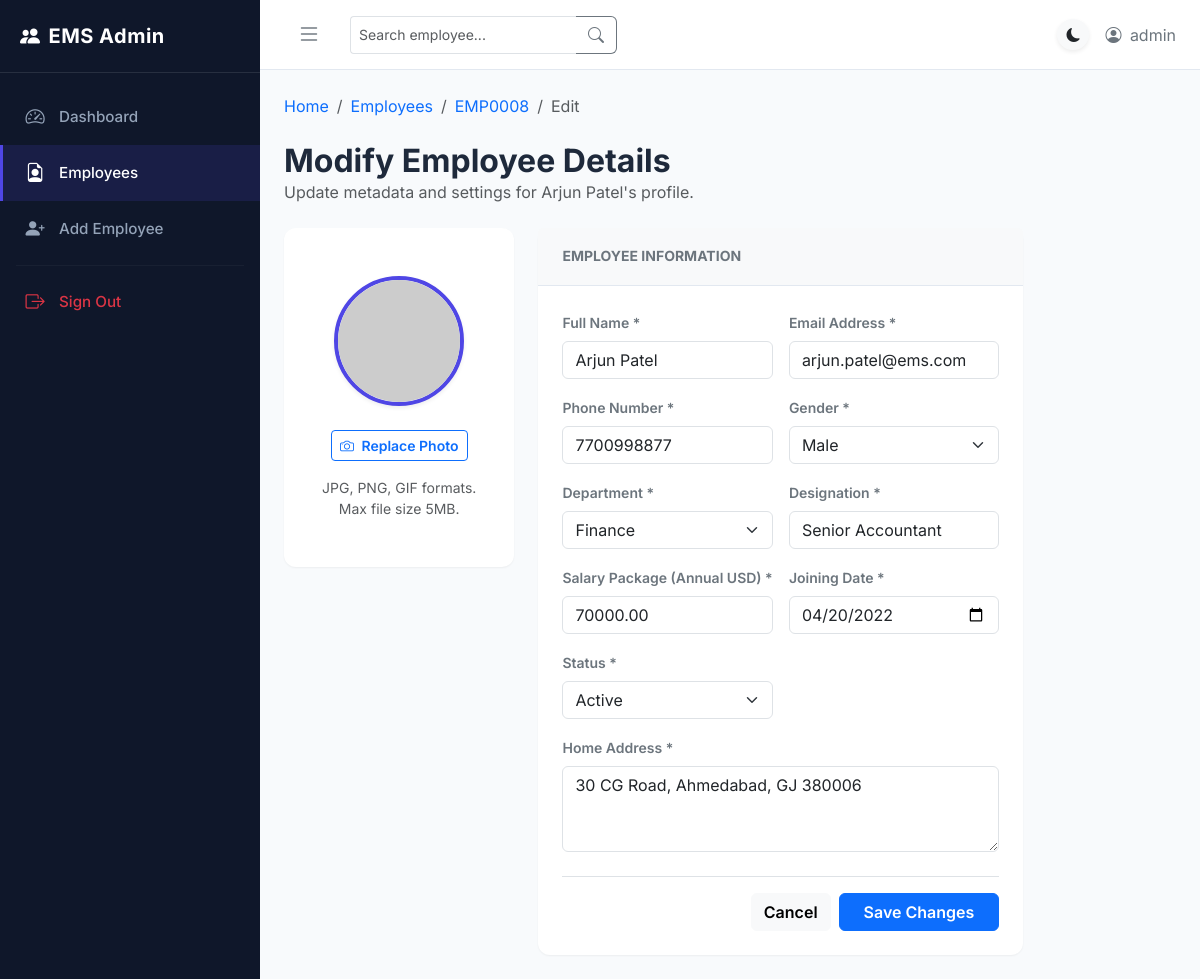
The app's page /employees/edit/EMP0008/ (signed in) with its own data.
### employee/models.py (models this page shows, shortened)
class Employee(models.Model):
    DEPARTMENT_CHOICES = [
        ('HR', 'Human Resources'),
        ('IT', 'Information Technology'),
        ('Finance', 'Finance'),
        ('Marketing', 'Marketing'),
        ('Sales', 'Sales'),
        ('Operations', 'Operations'),
    ]
    GENDER_CHOICES = [
        ('Male', 'Male'),
        ('Female', 'Female'),
        ('Other', 'Other'),
    ]
    STATUS_CHOICES = [
        ('Active', 'Active'),
        ('Inactive', 'Inactive'),
    ]
    id = models.CharField(max_length=20, primary_key=True, editable=False)
    name = models.CharField(max_length=100)
    email = models.EmailField(unique=True)
    phone = models.CharField(max_length=15)
    department = models.CharField(max_length=50, choices=DEPARTMENT_CHOICES)
    designation = models.CharField(max_length=100)
    salary = models.DecimalField(max_digits=10, decimal_places=2)
    gender = models.CharField(max_length=10, choices=GENDER_CHOICES)
    address = models.TextField()
    joining_date = models.DateField(default=timezone.now)
    status = models.CharField(max_length=10, choices=STATUS_CHOICES, default='Active')
    photo = models.ImageField(upload_to='employee_photos/', blank=True, null=True)
    created_at = models.DateTimeField(auto_now_add=True)
    updated_at = models.DateTimeField(auto_now=True)
    class Meta:
        ordering = ['-created_at']

### employee/views.py (the view, shortened to what this page needs)
# urls.py: path('employees/edit/<str:pk>/', EmployeeUpdateView.as_view(), name='employee_edit'),
class EmployeeUpdateView(LoginRequiredMixin, UpdateView):
    model = Employee
    form_class = EmployeeForm
    template_name = 'employee/edit_employee.html'

### employee/forms.py (shortened to what this page needs)
class EmployeeForm(forms.ModelForm):
    class Meta:
        model = Employee
        fields = [
            'name', 'email', 'phone', 'department', 'designation',
            'salary', 'gender', 'address', 'joining_date', 'status', 'photo'
        ]
        widgets = {
            'joining_date': forms.DateInput(attrs={'type': 'date'}),
            'address': forms.Textarea(attrs={'rows': 3, 'placeholder': 'Enter street address, city, state, and ZIP code'}),
        }
    def __init__(self, *args, **kwargs):
        super().__init__(*args, **kwargs)
        for field_name, field in self.fields.items():
            if field_name in ['department', 'gender', 'status']:
                field.widget.attrs['class'] = 'form-select'
            elif field_name == 'photo':
                field.widget.attrs['class'] = 'form-control'
            else:
                field.widget.attrs['class'] = 'form-control'
            if field_name not in ['joining_date', 'department', 'gender', 'status', 'photo']:
                field.widget.attrs['placeholder'] = f"Enter {field.label.lower()}"

### employee/templates/employee/edit_employee.html (shortened to what this page needs)
{% extends 'employee/base.html' %}
{% block breadcrumb %}
<li class="breadcrumb-item"><a href="{% url 'employee_list' %}" class="text-decoration-none">Employees</a></li>
<li class="breadcrumb-item"><a href="{% url 'employee_detail' object.id %}" class="text-decoration-none">{{ object.id }}</a></li>
<li class="breadcrumb-item active" aria-current="page">Edit</li>
{% endblock %}
{% block content %}
<div class="d-flex justify-content-between align-items-center mb-4">
    <div>
        <h2 class="fw-bold mb-0">Modify Employee Details</h2>
        <p class="text-muted mb-0">Update metadata and settings for {{ object.name }}'s profile.</p>
    </div>
</div>
<div class="row">
    <div class="col-12 col-xl-10">
        <form method="POST" enctype="multipart/form-data" class="needs-validation" novalidate>
            <div class="row g-4">
                <div class="col-12 col-md-4 text-center">
                    <div class="card card-custom py-4">
                        <div class="card-body d-flex flex-column align-items-center justify-content-center">
                            <div class="profile-photo-container mb-3 shadow-sm" style="width: 130px; height: 130px;">
                                {% if object.photo %}
                                    <img id="photo-preview" src="{{ object.photo.url }}" alt="Profile Photo Preview">
                                {% else %}
                                    <img id="photo-preview" src="https://via.placeholder.com/150?text=Upload+Photo" alt="Profile Photo Preview">
                                {% endif %}
                            </div>
                            <label for="id_photo" class="btn btn-outline-primary btn-sm fw-semibold mt-2">
                                <i class="bi bi-camera me-1"></i> Replace Photo
                            </label>
                            <span class="text-muted small mt-3">JPG, PNG, GIF formats.<br>Max file size 5MB.</span>
                        </div>
                    </div>
                </div>
                <div class="col-12 col-md-8">
                    <div class="card card-custom mb-0">
                        <div class="card-header bg-light">
                            <h5 class="fw-bold text-secondary mb-0 small text-uppercase">Employee Information</h5>
                        </div>
                        <div class="card-body">
                            <div class="row g-3">
                                <div class="col-12 col-sm-6">
                                    <label for="id_name" class="form-label small fw-semibold text-secondary">Full Name *</label>
                                    {{ form.name }}
                                </div>
                                <div class="col-12 col-sm-6">
                                    <label for="id_email" class="form-label small fw-semibold text-secondary">Email Address *</label>
                                    {{ form.email }}
                                </div>
                                <div class="col-12 col-sm-6">
                                    <label for="id_phone" class="form-label small fw-semibold text-secondary">Phone Number *</label>
                                    {{ form.phone }}
                                </div>
                                <div class="col-12 col-sm-6">
                                    <label for="id_gender" class="form-label small fw-semibold text-secondary">Gender *</label>
                                    {{ form.gender }}
                                </div>
                                <div class="col-12 col-sm-6">
                                    <label for="id_department" class="form-label small fw-semibold text-secondary">Department *</label>
                                    {{ form.department }}
                                </div>
                                <div class="col-12 col-sm-6">
                                    <label for="id_designation" class="form-label small fw-semibold text-secondary">Designation *</label>
                                    {{ form.designation }}
                                </div>
                                <div class="col-12 col-sm-6">
                                    <label for="id_salary" class="form-label small fw-semibold text-secondary">Salary Package (Annual USD) *</label>
                                    {{ form.salary }}
                                </div>
                                <div class="col-12 col-sm-6">
                                    <label for="id_joining_date" class="form-label small fw-semibold text-secondary">Joining Date *</label>
                                    {{ form.joining_date }}
                                </div>
                                <div class="col-12 col-sm-6">
                                    <label for="id_status" class="form-label small fw-semibold text-secondary">Status *</label>
                                    {{ form.status }}
                                </div>
                                <div class="col-12">
                                    <label for="id_address" class="form-label small fw-semibold text-secondary">Home Address *</label>
                                    {{ form.address }}
                                </div>
                            </div>
                            <div class="d-flex justify-content-end gap-2 mt-4 pt-3 border-top">
                                <a href="{% url 'employee_detail' object.id %}" class="btn btn-light fw-semibold">Cancel</a>
                                <button type="submit" class="btn btn-primary fw-semibold px-4">Save Changes</button>
                            </div>
                        </div>
                    </div>
                </div>
            </div>
        </form>
    </div>
</div>
{% endblock %}

### employee/templates/employee/base.html (shortened to what this page needs)
{% load static %}
<!DOCTYPE html>
<html lang="en">
<head>
    <link href="https://cdn.jsdelivr.net/npm/bootstrap@5.3.0/dist/css/bootstrap.min.css" rel="stylesheet">
    <link rel="stylesheet" href="https://cdn.jsdelivr.net/npm/bootstrap-icons@1.10.5/font/bootstrap-icons.css">
    <link rel="stylesheet" href="{% static 'css/styles.css' %}">
</head>
<body>
    <div id="wrapper">
        <aside id="sidebar">
            <div class="sidebar-header">
                <h5><i class="bi bi-people-fill me-2"></i>EMS Admin</h5>
            </div>
            <nav class="nav flex-column mt-3">
                <a class="nav-link {% if request.resolver_match.url_name == 'dashboard' %}active{% endif %}" href="{% url 'dashboard' %}">
                    <i class="bi bi-speedometer2"></i>
                    <span>Dashboard</span>
                </a>
                <a class="nav-link {% if request.resolver_match.url_name == 'employee_list' or request.resolver_match.url_name == 'employee_detail' or request.resolver_match.url_name == 'employee_edit' %}active{% endif %}" href="{% url 'employee_list' %}">
                    <i class="bi bi-file-earmark-person"></i>
                    <span>Employees</span>
                </a>
                <a class="nav-link {% if request.resolver_match.url_name == 'employee_add' %}active{% endif %}" href="{% url 'employee_add' %}">
                    <i class="bi bi-person-plus-fill"></i>
                    <span>Add Employee</span>
                </a>
                <hr class="mx-3 my-2" style="border-color: rgba(255,255,255,0.15);">
                {% if user.is_authenticated %}
                <a class="nav-link text-danger mt-auto sidebar-footer mb-3" href="{% url 'logout' %}">
                    <i class="bi bi-box-arrow-right"></i>
                    <span>Sign Out</span>
                </a>
                {% endif %}
            </nav>
        </aside>
        <div id="content-wrapper">
            <header class="topbar">
                <div class="d-flex align-items-center">
                    <button class="btn btn-link text-secondary me-3" id="sidebarToggle">
                        <i class="bi bi-list fs-4"></i>
                    </button>
                    <form class="d-none d-md-flex" action="{% url 'employee_search' %}" method="GET">
                        <div class="input-group">
                            <input type="text" name="q" class="form-control form-control-sm border-end-0" placeholder="Search employee..." value="{{ request.GET.q }}">
                            <button class="btn btn-outline-secondary border-start-0" type="submit">
                                <i class="bi bi-search"></i>
                            </button>
                        </div>
                    </form>
                </div>
                <div class="d-flex align-items-center gap-3">
                    <a href="#" class="btn btn-light btn-sm rounded-circle shadow-sm" id="darkModeToggle" title="Toggle Dark/Light Mode">
                        <i class="bi bi-moon-fill text-dark"></i>
                    </a>
                    {% if user.is_authenticated %}
                    <span class="text-secondary d-none d-sm-inline">
                        <i class="bi bi-person-circle me-1"></i> {{ user.username }}
                    </span>
                    {% endif %}
                </div>
            </header>
            <main class="main-content">
                <nav aria-label="breadcrumb" class="mb-4">
                    <ol class="breadcrumb">
                        <li class="breadcrumb-item"><a href="{% url 'dashboard' %}" class="text-decoration-none">Home</a></li>
                        {% block breadcrumb %}{% endblock %}
                    </ol>
                </nav>
                {% block content %}{% endblock %}
            </main>
        </div>
    </div>
</body>
</html>

### static/css/styles.css (style rules this page uses)
:root { --font-primary: 'Inter', sans-serif; --bg-app: #f8fafc; --bg-card: #ffffff; --bg-sidebar: #0f172a; --text-primary: #1e293b; --text-secondary: #64748b; --text-muted: #94a3b8; --border-color: #e2e8f0; --color-primary: #4f46e5; --color-primary-hover: #4338ca; --color-success: #10b981; --color-danger: #ef4444; --color-warning: #f59e0b; --color-info: #06b6d4; --shadow-sm: 0 1px 2px 0 rgba(0, 0, 0, 0.05); --shadow-md: 0 4px 6px -1px rgba(0, 0, 0, 0.1), 0 2px 4px -1px rgba(0, 0, 0, 0.06); --shadow-lg: 0 10px 15px -3px rgba(0, 0, 0, 0.1), 0 4px 6px -2px rgba(0, 0, 0, 0.05); --sidebar-width: 260px; --sidebar-collapsed-width: 70px; }
body { font-family: var(--font-primary); background-color: var(--bg-app); color: var(--text-primary); transition: background-color 0.3s ease, color 0.3s ease; overflow-x: hidden; }
#wrapper { display: flex; min-height: 100vh; }
#sidebar { width: var(--sidebar-width); background-color: var(--bg-sidebar); color: #f8fafc; transition: all 0.3s ease; z-index: 1000; display: flex; flex-direction: column; }
#sidebar .sidebar-header { padding: 1.5rem 1.25rem; border-bottom: 1px solid rgba(255, 255, 255, 0.1); display: flex; align-items: center; justify-content: space-between; }
#sidebar .sidebar-header h5 { font-weight: 700; letter-spacing: 0.5px; margin: 0; color: #ffffff; }
#sidebar .nav-link { color: #94a3b8; padding: 0.85rem 1.25rem; font-weight: 500; font-size: 0.95rem; display: flex; align-items: center; border-left: 3px solid transparent; transition: all 0.2s ease; }
#sidebar .nav-link i { font-size: 1.2rem; margin-right: 0.75rem; width: 24px; text-align: center; }
#sidebar .nav-link.active { color: #ffffff; background-color: rgba(79, 70, 229, 0.15); border-left-color: var(--color-primary); }
#content-wrapper { flex-grow: 1; display: flex; flex-direction: column; width: calc(100% - var(--sidebar-width)); min-height: 100vh; transition: all 0.3s ease; }
.topbar { background-color: var(--bg-card); height: 70px; border-bottom: 1px solid var(--border-color); padding: 0 1.5rem; display: flex; align-items: center; justify-content: space-between; transition: background-color 0.3s ease, border-color 0.3s ease; }
.main-content { flex-grow: 1; padding: 1.5rem; }
.card-custom { border: none; border-radius: 12px; background-color: var(--bg-card); box-shadow: var(--shadow-sm); transition: background-color 0.3s ease; margin-bottom: 1.5rem; }
.card-custom .card-header { background-color: transparent; border-bottom: 1px solid var(--border-color); padding: 1.25rem 1.5rem; font-weight: 600; color: var(--text-primary); }
.card-custom .card-body { padding: 1.5rem; }
.profile-photo-container { position: relative; width: 150px; height: 150px; border-radius: 50%; overflow: hidden; border: 4px solid var(--color-primary); background-color: #f1f5f9; }
.profile-photo-container img { width: 100%; height: 100%; object-fit: cover; }

### records on screen
Employee: id "EMP0008", name "Arjun Patel", email "arjun.patel@ems.com", phone "7700998877", gender "Male", department "Finance", designation "Senior Accountant", salary "70000.00", joining_date "04/20/2022", status "Active", address "30 CG Road, Ahmedabad, GJ 380006"

### other values on screen
{{ user.username }} "admin"
